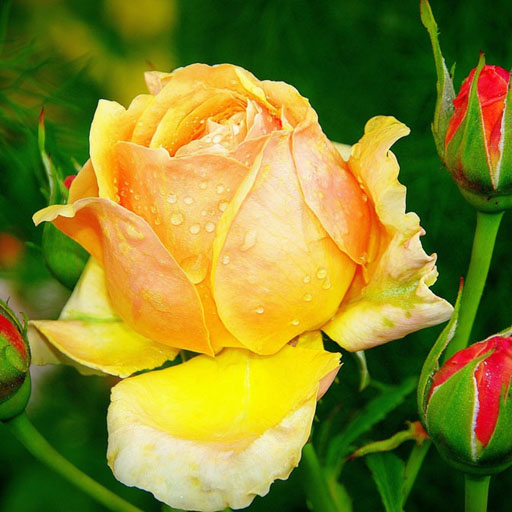
#> input picture Project2/dew on roses (color).tif, 512 x 512 px
$ python homework_1_1.py
#> lines starting #> are read from the running program, lines starting #| are printed output that depends on the picture
import cv2
from matplotlib import pyplot as plt

# a - orginal image
img = cv2.imread('dew on roses (color).tif')
#> img is the input picture: shape (512, 512, 3); mean B, G, R 41.2, 131.6, 130.8
# get r,g,b
r = img[:, :, 2] # get r components
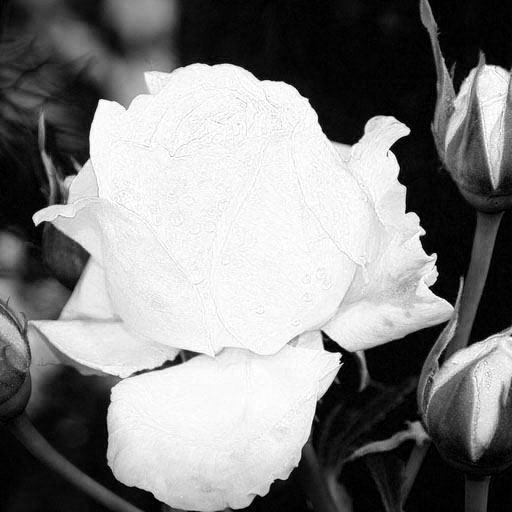
#> r: shape (512, 512); min 0, max 255, mean 130.8
g = img[:, :, 1]
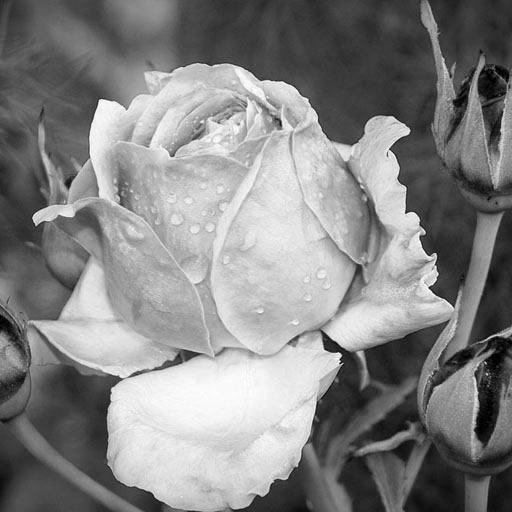
#> g: shape (512, 512); min 0, max 255, mean 131.6
b = img[:, :, 0]
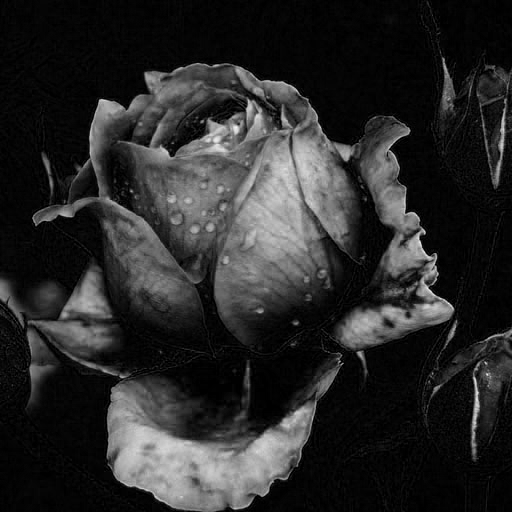
#> b: shape (512, 512); min 0, max 245, mean 41.2
rgb_img = cv2.merge([r, g, b])     # switch it to rgb

plt.subplot(2, 2, 1),plt.imshow(rgb_img)
plt.title('Original'), plt.xticks([]), plt.yticks([])

plt.subplot(2, 2, 2),plt.imshow(r, 'gray')
plt.title('Red'), plt.xticks([]), plt.yticks([])

plt.subplot(2, 2, 3),plt.imshow(g, 'gray')
plt.title('Green'), plt.xticks([]), plt.yticks([])

plt.subplot(2, 2, 4),plt.imshow(b, 'gray')
plt.title('Blue'), plt.xticks([]), plt.yticks([])

plt.show()
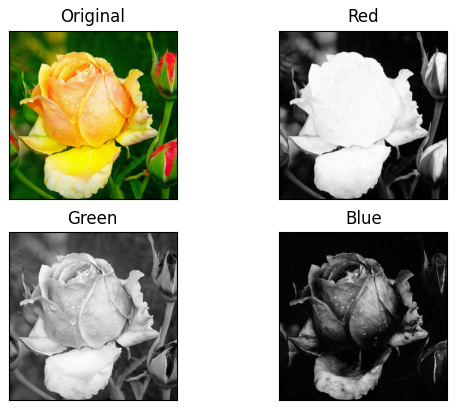
#> figure drawn by matplotlib, 4 panels
